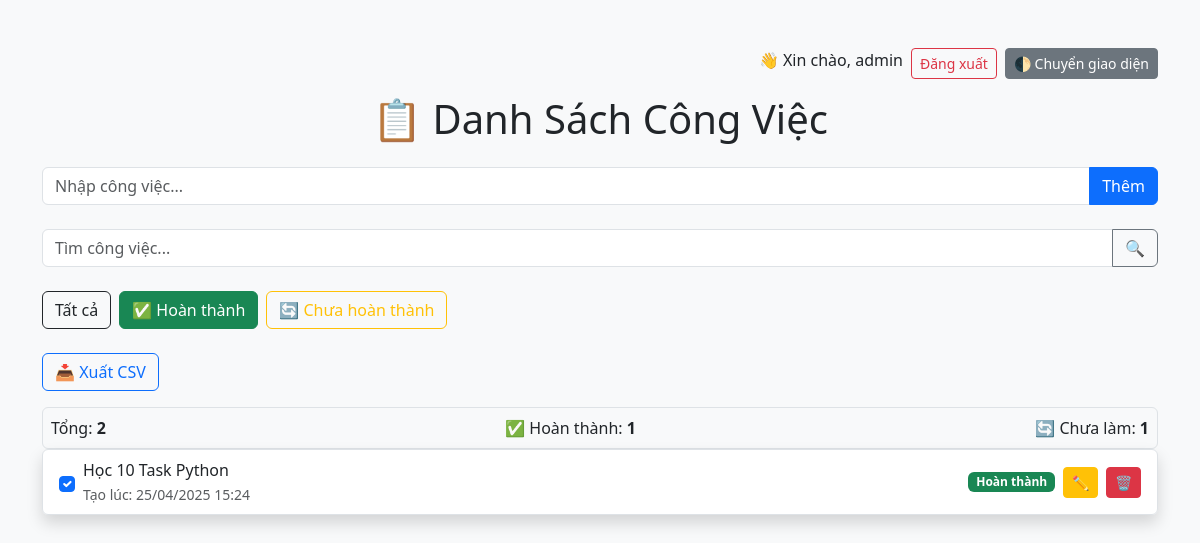
Page /?status=completed (signed in) on the committed database.
### todo/models.py (models this page shows, shortened)
class Task(models.Model):
    title = models.CharField(max_length=200)
    completed = models.BooleanField(default=False)
    created_at = models.DateTimeField(auto_now_add=True)
    user = models.ForeignKey(User, on_delete=models.CASCADE, null=True, blank=True)

### todo/views.py (the view, shortened to what this page needs)
# urls.py: path('',views.taskList, name='task'),
@login_required
def taskList(request):
    search_input = request.GET.get('search','')
    status_filter = request.GET.get('status','')
    form = TaskForm()
    tasks = Task.objects.filter(user=request.user).order_by('-created_at')
    total_tasks = len(tasks)
    completed_tasks = len([t for t in tasks if t.completed])
    pending_tasks = len([t for t in tasks if not t.completed])
    if search_input:
        normalized_input = unidecode(search_input.lower())
        tasks = [t for t in tasks if normalized_input in unidecode(t.title.lower())]
    if status_filter == 'completed':
        tasks = [t for t in tasks if t.completed]
    elif status_filter == 'pending':
        tasks = [t for t in tasks if not t.completed]
    form = TaskForm()
    context = {'tasks':tasks,
                'form':form,
                'total_tasks': total_tasks,
                'completed_tasks': completed_tasks,
                'pending_tasks': pending_tasks,
                }
    return render(request,'todo/task_list.html',context)

### todo/forms.py
class TaskForm(forms.ModelForm):
    class Meta:
        model = Task
        fields = ("title",) # chỉ cho người dùng nhập title thôi

### todo/templates/todo/task_list.html (shortened to what this page needs)
{% load static %}
<!DOCTYPE html>
<html>
<head>
    <link href="https://cdn.jsdelivr.net/npm/bootstrap@5.3.3/dist/css/bootstrap.min.css" rel="stylesheet">
    <link href="{% static 'css/dark-mode.css' %}" rel="stylesheet">
</head>
<body class="bg-light">
    <div class="container py-5">
        <div class="d-flex justify-content-end mb-3">
            {% if user.is_authenticated %}
                <span class="me-2">👋 Xin chào, {{ user.username }}</span>
                <a href="{% url 'logout' %}" class="btn btn-outline-danger btn-sm">Đăng xuất</a>
            {% else %}
                <a href="{% url 'login' %}" class="btn btn-outline-primary btn-sm">Đăng nhập</a>
            {% endif %}
            <button onclick="toggleDarkMode()" class="btn btn-sm btn-secondary ms-2">🌓 Chuyển giao diện</button>
        </div>
        <h1 class="mb-4 text-center">📋 Danh Sách Công Việc</h1>
        <form method="POST" class="mb-4">
            <div class="input-group">
                <input type="text" name="title" class="form-control" placeholder="Nhập công việc..." required>
                <button class="btn btn-primary" type="submit">Thêm</button>
            </div>
        </form>
        <form method="GET" class="mb-4">
            <div class="input-group">
                <input type="text" name="search" class="form-control" placeholder="Tìm công việc..." value="{{ request.GET.search }}">
                <button class="btn btn-outline-secondary" type="submit">🔍</button>
            </div><br>
            <div class="d-flex gap-2 mb-4">
                <a href="/" class="btn btn-outline-dark {% if not request.GET.status %}active{% endif %}">Tất cả</a>
                <a href="?status=completed" class="btn btn-outline-success {% if request.GET.status == 'completed' %}active{% endif %}">✅ Hoàn thành</a>
                <a href="?status=pending" class="btn btn-outline-warning {% if request.GET.status == 'pending' %}active{% endif %}">🔄 Chưa hoàn thành</a>
            </div>
        </form>
        <a href="{% url 'export-csv' %}" class="btn btn-outline-primary mb-3">📥 Xuất CSV</a>
        <div class="bg-light border rounded p-2 d-flex justify-content-between align-items-center">
            <span>Tổng: <strong>{{ total_tasks }}</strong></span>
            <span>✅ Hoàn thành: <strong>{{ completed_tasks }}</strong></span>
            <span>🔄 Chưa làm: <strong>{{ pending_tasks }}</strong></span>
        </div>
        <ul class="list-group shadow">
            {% for task in tasks %}
            <li class="list-group-item">
                <div class="d-flex align-items-center justify-content-between">
                    <div class="d-flex align-items-center gap-2">
                        <form method="POST" action="/" class="d-flex align-items-center">
                            <input type="checkbox" class="form-check-input me-2" onchange="this.form.submit()" {% if task.completed %}checked{% endif %}>
                            <div>
                                <label class="form-check-label mb-0">{{ task.title }}</label><br>
                                <small class="text-muted">Tạo lúc: {{ task.created_at|date:"d/m/Y H:i" }}</small>
                            </div>
                        </form>
                    </div>
                    <div class="d-flex align-items-center gap-2">
                        {% if task.completed %}
                            <span class="badge bg-success">Hoàn thành</span>
                        {% else %}
                            <span class="badge bg-secondary">Chưa xong</span>
                        {% endif %}
                        <a href="{% url 'edit-task' task.id %}" class="btn btn-sm btn-warning" title="Sửa">✏️</a>
                        <a href="{% url 'delete-task' task.id %}" class="btn btn-sm btn-danger" title="Xoá">🗑️</a>
                    </div>
                </div>
            </li>
            {% empty %}
            <li class="list-group-item">Chưa có công việc nào!</li>
            {% endfor %}
        </ul>
    </div>
</body>
</html>

### rows in the picture
Task: completed "☑", title "Học 10 Task Python", created_at "25/04/2025 15:24", shows "Hoàn thành"

### other values in the picture
{{ user.username }} "admin"
{{ total_tasks }} "2"
{{ completed_tasks }} "1"
{{ pending_tasks }} "1"
